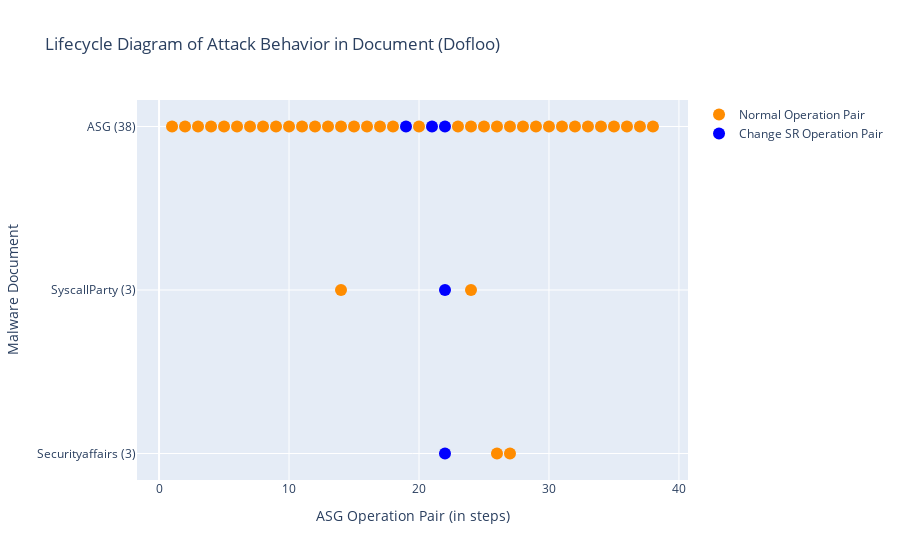

Notebook code for this chart:
### Markdown cell above
### Run Script: draw Lifecycle diagram
- 兩個 traces (legend) 一般的 OP 和 ChangeSys OP。分兩個顏色，不重疊。
- x: [a,a,a,a,b,b,b,c,c,c] 不同 report 的 step 可以放同一個 list，因為屬於同個 trace。

### Code cell
# import plotly.express as px
import plotly.graph_objects as go

def symmetric_difference(list1: list, list2: list) -> list:
    ''' return list1 - list2. '''
    s = set(list2)
    temp3 = [x for x in list1 if x not in s]
    return temp3

def draw_lifecycle(fset:FamilySet):
    familname = fset.familyname
    # reportnames = [rem.reportname for rem in fset.rem_lst if len(rem.match_regex)]

    fig = go.Figure()
    x, y = [], []
    x_sys, y_sys = [], []
    for i, rem in enumerate(fset.rem_lst):
        if len(rem.OPset_order_index) == 0:
            continue

        numOfDot = len(rem.OPset_order_index)
        reportname = rem.reportname.split('.')[0]
        reportname = reportname.split('-')[1]
        if reportname == 'Ms':
            reportname = 'Microsoft'
        reportname += f' ({numOfDot})'
        x_sys.extend(rem.SysOPset_order_index) # 改變系統設定檔的 OP
        y_sys.extend([reportname] * len(rem.SysOPset_order_index))
        current_x_normal = symmetric_difference(rem.OPset_order_index, rem.SysOPset_order_index) # 一般的/其餘的 OP
        # print(reportname, 'numOfDot', numOfDot, 'rem.OPset_order_index', rem.OPset_order_index)
        # print('x_normal', current_x_normal, 'x_sys', rem.SysOPset_order_index)
        x.extend(current_x_normal)
        y.extend([reportname] * len(current_x_normal))
        pass
    # todo: add baseline's lifecycle
    print()
    rowname = f'ASG ({len(fset.sample.OPset)})'
    current_x_system = fset.sample.OPset_sysOnly_ordered_index
    current_x_normal = symmetric_difference(list(range(len(fset.sample.OPset))), current_x_system) # all steps - sysobj steps
    # print(sorted(current_x_system)) # 只能放UPDATE的，OPEN/READ不能喔
    x_sys.extend(current_x_system)
    y_sys.extend([rowname] * len(current_x_system)) 
    x.extend(current_x_normal)
    y.extend([rowname] * len(current_x_normal))
    # print(rowname, len(fset.sample.OPset), len(current_x_system), len(current_x_normal))
    
    # normal OPs
    x = [idx+1 for idx in x] # add 1 to each asg index
    fig.add_trace(go.Scatter(
        x=x,
        y=y,
        marker=dict(color="darkorange", size=12),
        mode="markers",
        name="Normal Operation Pair",
    ))

    # changeSysObj OPs
    x_sys = x = [idx+1 for idx in x_sys]
    fig.add_trace(go.Scatter(
        x=x_sys,
        y=y_sys,
        marker=dict(color="blue", size=12),
        mode="markers",
        name="Change SR Operation Pair",
    ))

    fig.update_layout(title=f"Lifecycle Diagram of Attack Behavior in Document ({familname})",
                    xaxis_title="ASG Operation Pair (in steps)",
                    yaxis_title="Malware Document")
    fig.show()
    pass

draw_lifecycle(fset)

### Figure 1 — Plotly figure (JSON) as saved in the notebook; plotly's stock layout.template omitted (floating-point values rounded to 4 significant figures)
{"data": [{"marker": {"color": "darkorange", "size": 12}, "mode": "markers", "name": "Normal Operation Pair", "type": "scatter", "x": [26, 27, 14, 24, 1, 2, 3, 4, 5, 6, 7, 8, 9, 10, 11, 12, 13, 14, 15, 16, 17, 18, 20, 23, 24, 25, 26, 27, 28, 29, 30, 31, 32, 33, 34, 35, 36, 37, 38], "y": ["Securityaffairs (3)", "Securityaffairs (3)", "SyscallParty (3)", "SyscallParty (3)", "ASG (38)", "ASG (38)", "ASG (38)", "ASG (38)", "ASG (38)", "ASG (38)", "ASG (38)", "ASG (38)", "ASG (38)", "ASG (38)", "ASG (38)", "ASG (38)", "ASG (38)", "ASG (38)", "ASG (38)", "ASG (38)", "ASG (38)", "ASG (38)", "ASG (38)", "ASG (38)", "ASG (38)", "ASG (38)", "ASG (38)", "ASG (38)", "ASG (38)", "ASG (38)", "ASG (38)", "ASG (38)", "ASG (38)", "ASG (38)", "ASG (38)", "ASG (38)", "ASG (38)", "ASG (38)", "ASG (38)"]}, {"marker": {"color": "blue", "size": 12}, "mode": "markers", "name": "Change SR Operation Pair", "type": "scatter", "x": [22, 22, 19, 21, 22], "y": ["Securityaffairs (3)", "SyscallParty (3)", "ASG (38)", "ASG (38)", "ASG (38)"]}], "layout": {"title": {"text": "Lifecycle Diagram of Attack Behavior in Document (Dofloo)"}, "xaxis": {"title": {"text": "ASG Operation Pair (in steps)"}}, "yaxis": {"title": {"text": "Malware Document"}}}}
